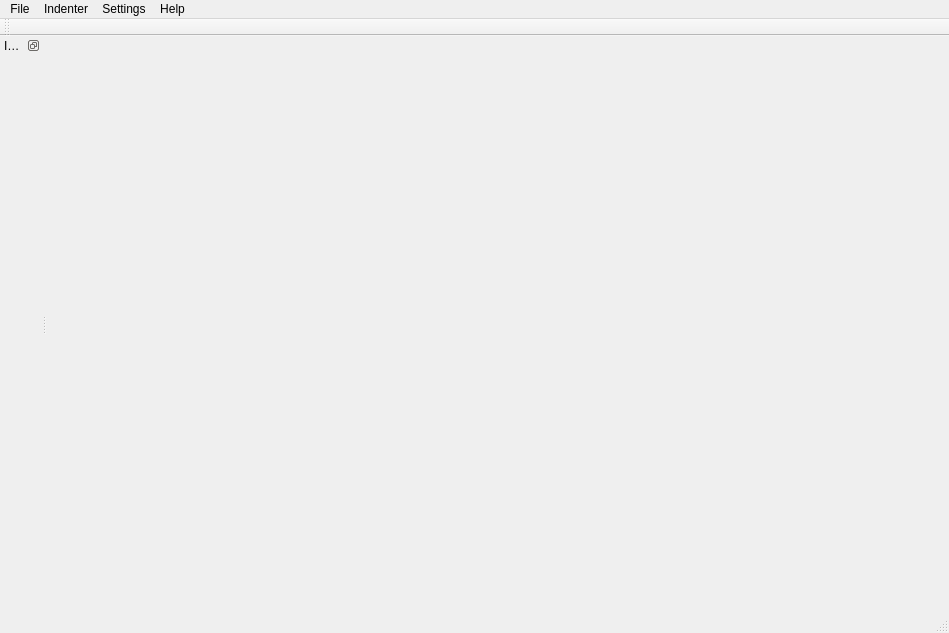
<ui version="4.0" >
 <author>Thomas_-_S</author>
 <class>IndentGui</class>
 <widget class="QMainWindow" name="IndentGui" >
  <property name="geometry" >
   <rect>
    <x>0</x>
    <y>0</y>
    <width>949</width>
    <height>633</height>
   </rect>
  </property>
  <property name="windowTitle" >
   <string>UniversalIndentGUI</string>
  </property>
  <property name="windowIcon" >
   <iconset resource="../resources/Icons.qrc" >:/mainWindow/icon2.png</iconset>
  </property>
  <widget class="QWidget" name="centralwidget" >
   <layout class="QHBoxLayout" >
    <property name="margin" >
     <number>0</number>
    </property>
    <property name="spacing" >
     <number>6</number>
    </property>
    <item>
     <layout class="QHBoxLayout" >
      <property name="margin" >
       <number>2</number>
      </property>
      <property name="spacing" >
       <number>0</number>
      </property>
     </layout>
    </item>
   </layout>
  </widget>
  <widget class="QStatusBar" name="statusbar" />
  <widget class="QMenuBar" name="menuBar" >
   <property name="geometry" >
    <rect>
     <x>0</x>
     <y>0</y>
     <width>949</width>
     <height>21</height>
    </rect>
   </property>
   <widget class="QMenu" name="menuHelp" >
    <property name="title" >
     <string>Help</string>
    </property>
    <addaction name="actionAbout_UniversalIndentGUI" />
   </widget>
   <widget class="QMenu" name="menuSettings" >
    <property name="title" >
     <string>Settings</string>
    </property>
    <addaction name="actionLive_Indent_Preview" />
    <addaction name="uiGuiSyntaxHighlightningEnabled" />
    <addaction name="uiGuiWhiteSpaceIsVisible" />
    <addaction name="uiGuiIndenterParameterTooltipsEnabled" />
    <addaction name="uiGuiLoadLastOpenedFileOnStartup" />
    <addaction name="actionShowSettings" />
   </widget>
   <widget class="QMenu" name="menuIndenter" >
    <property name="title" >
     <string>Indenter</string>
    </property>
    <addaction name="actionLoad_Indenter_Config_File" />
    <addaction name="actionSave_Indenter_Config_File" />
    <addaction name="actionCreateShellScript" />
   </widget>
   <widget class="QMenu" name="menuFile" >
    <property name="title" >
     <string>File</string>
    </property>
    <widget class="QMenu" name="menuExport" >
     <property name="title" >
      <string>Export</string>
     </property>
     <addaction name="actionExportPDF" />
     <addaction name="actionExportHTML" />
    </widget>
    <widget class="QMenu" name="menuRecently_Opened_Files" >
     <property name="title" >
      <string>Recently Opened Files</string>
     </property>
    </widget>
    <addaction name="actionOpen_Source_File" />
    <addaction name="menuRecently_Opened_Files" />
    <addaction name="separator" />
    <addaction name="actionSave_Source_File" />
    <addaction name="actionSave_Source_File_As" />
    <addaction name="separator" />
    <addaction name="menuExport" />
    <addaction name="actionExit" />
   </widget>
   <addaction name="menuFile" />
   <addaction name="menuIndenter" />
   <addaction name="menuSettings" />
   <addaction name="menuHelp" />
  </widget>
  <widget class="QDockWidget" name="dockWidget" >
   <property name="sizePolicy" >
    <sizepolicy>
     <hsizetype>3</hsizetype>
     <vsizetype>5</vsizetype>
     <horstretch>0</horstretch>
     <verstretch>0</verstretch>
    </sizepolicy>
   </property>
   <property name="features" >
    <set>QDockWidget::DockWidgetFloatable|QDockWidget::DockWidgetMovable|QDockWidget::NoDockWidgetFeatures</set>
   </property>
   <property name="allowedAreas" >
    <set>Qt::LeftDockWidgetArea|Qt::NoDockWidgetArea|Qt::RightDockWidgetArea</set>
   </property>
   <property name="windowTitle" >
    <string>Indenter Parameter</string>
   </property>
   <attribute name="dockWidgetArea" >
    <number>1</number>
   </attribute>
   <widget class="QWidget" name="dockWidgetContents" >
    <layout class="QHBoxLayout" >
     <property name="margin" >
      <number>0</number>
     </property>
     <property name="spacing" >
      <number>6</number>
     </property>
     <item>
      <layout class="QVBoxLayout" >
       <property name="margin" >
        <number>0</number>
       </property>
       <property name="spacing" >
        <number>0</number>
       </property>
      </layout>
     </item>
    </layout>
   </widget>
  </widget>
  <widget class="QToolBar" name="toolBar" >
   <property name="contextMenuPolicy" >
    <enum>Qt::PreventContextMenu</enum>
   </property>
   <property name="windowTitle" >
    <string>Main Toolbar</string>
   </property>
   <property name="orientation" >
    <enum>Qt::Horizontal</enum>
   </property>
   <property name="iconSize" >
    <size>
     <width>16</width>
     <height>16</height>
    </size>
   </property>
   <property name="toolButtonStyle" >
    <enum>Qt::ToolButtonTextBesideIcon</enum>
   </property>
   <attribute name="toolBarArea" >
    <number>4</number>
   </attribute>
  </widget>
  <action name="actionOpen_Source_File" >
   <property name="icon" >
    <iconset resource="../resources/Icons.qrc" >:/mainWindow/document-open.png</iconset>
   </property>
   <property name="text" >
    <string>Open Source File</string>
   </property>
   <property name="statusTip" >
    <string>Opens a dialog for selecting a source code file.</string>
   </property>
   <property name="shortcut" >
    <string>Ctrl+O</string>
   </property>
  </action>
  <action name="actionSave_Source_File" >
   <property name="icon" >
    <iconset resource="../resources/Icons.qrc" >:/mainWindow/document-save.png</iconset>
   </property>
   <property name="text" >
    <string>Save Source File</string>
   </property>
   <property name="statusTip" >
    <string>Saves the currently shown source code to the last opened or saved source file.</string>
   </property>
   <property name="shortcut" >
    <string>Ctrl+S</string>
   </property>
  </action>
  <action name="actionSave_Source_File_As" >
   <property name="icon" >
    <iconset resource="../resources/Icons.qrc" >:/mainWindow/document-save-as.png</iconset>
   </property>
   <property name="text" >
    <string>Save Source File As</string>
   </property>
   <property name="statusTip" >
    <string>Opens a file dialog to save the currently shown source code.</string>
   </property>
  </action>
  <action name="actionLoad_Indenter_Config_File" >
   <property name="icon" >
    <iconset resource="../resources/Icons.qrc" >:/mainWindow/load_indent_cfg.png</iconset>
   </property>
   <property name="text" >
    <string>Load Indenter Config File</string>
   </property>
   <property name="statusTip" >
    <string>Opens a file dialog to load the original config file of the indenter.</string>
   </property>
   <property name="shortcut" >
    <string>Alt+O</string>
   </property>
  </action>
  <action name="actionSave_Indenter_Config_File" >
   <property name="icon" >
    <iconset resource="../resources/Icons.qrc" >:/mainWindow/save_indent_cfg.png</iconset>
   </property>
   <property name="text" >
    <string>Save Indenter Config File</string>
   </property>
   <property name="statusTip" >
    <string>Opens a dialog to save the current indenter configuration to a file.</string>
   </property>
   <property name="shortcut" >
    <string>Alt+S</string>
   </property>
  </action>
  <action name="actionAbout_UniversalIndentGUI" >
   <property name="icon" >
    <iconset resource="../resources/Icons.qrc" >:/mainWindow/info.png</iconset>
   </property>
   <property name="text" >
    <string>About UniversalIndentGUI</string>
   </property>
   <property name="statusTip" >
    <string>Shows info about UniversalIndentGUI.</string>
   </property>
  </action>
  <action name="actionExit" >
   <property name="icon" >
    <iconset resource="../resources/Icons.qrc" >:/mainWindow/system-log-out.png</iconset>
   </property>
   <property name="text" >
    <string>Exit</string>
   </property>
   <property name="statusTip" >
    <string>Quits the UniversalIndentGUI.</string>
   </property>
   <property name="shortcut" >
    <string>Ctrl+Q</string>
   </property>
  </action>
  <action name="actionExportPDF" >
   <property name="icon" >
    <iconset resource="../resources/Icons.qrc" >:/mainWindow/exportpdf.png</iconset>
   </property>
   <property name="text" >
    <string>PDF</string>
   </property>
   <property name="statusTip" >
    <string>Export the currently visible source code as PDF document</string>
   </property>
  </action>
  <action name="actionExportHTML" >
   <property name="icon" >
    <iconset resource="../resources/Icons.qrc" >:/mainWindow/exporthtml.png</iconset>
   </property>
   <property name="text" >
    <string>HTML</string>
   </property>
   <property name="statusTip" >
    <string>Export the currently visible source code as HTML document</string>
   </property>
  </action>
  <action name="uiGuiIndenterParameterTooltipsEnabled" >
   <property name="checkable" >
    <bool>true</bool>
   </property>
   <property name="checked" >
    <bool>true</bool>
   </property>
   <property name="icon" >
    <iconset resource="../resources/Icons.qrc" >:/mainWindow/tooltip.png</iconset>
   </property>
   <property name="text" >
    <string>Parameter Tooltips</string>
   </property>
   <property name="statusTip" >
    <string>If checked, tool tips will show up if the mouse cursor remains over an indenter parameter for a while.</string>
   </property>
  </action>
  <action name="actionLive_Indent_Preview" >
   <property name="checkable" >
    <bool>true</bool>
   </property>
   <property name="icon" >
    <iconset resource="../resources/Icons.qrc" >:/mainWindow/live-preview.png</iconset>
   </property>
   <property name="text" >
    <string>Live Indent Preview</string>
   </property>
   <property name="shortcut" >
    <string>Ctrl+L</string>
   </property>
   <property name="visible" >
    <bool>false</bool>
   </property>
  </action>
  <action name="uiGuiSyntaxHighlightningEnabled" >
   <property name="checkable" >
    <bool>true</bool>
   </property>
   <property name="checked" >
    <bool>true</bool>
   </property>
   <property name="icon" >
    <iconset resource="../resources/Icons.qrc" >:/mainWindow/syntax-highlight.png</iconset>
   </property>
   <property name="text" >
    <string>Syntax Highlighting</string>
   </property>
   <property name="iconText" >
    <string>Syntax Highlighting</string>
   </property>
   <property name="toolTip" >
    <string>Enables or disables syntax highlighting for the source code.</string>
   </property>
   <property name="statusTip" >
    <string>By enabling special key words of the source code are highlighted.</string>
   </property>
  </action>
  <action name="uiGuiWhiteSpaceIsVisible" >
   <property name="checkable" >
    <bool>true</bool>
   </property>
   <property name="text" >
    <string>White Space Visible</string>
   </property>
   <property name="iconText" >
    <string>White Space Visible</string>
   </property>
   <property name="toolTip" >
    <string>Set white space visible</string>
   </property>
   <property name="statusTip" >
    <string>Enables or disables diplaying of white space characters in the editor.</string>
   </property>
   <property name="visible" >
    <bool>false</bool>
   </property>
  </action>
  <action name="uiGuiLoadLastOpenedFileOnStartup" >
   <property name="checkable" >
    <bool>true</bool>
   </property>
   <property name="checked" >
    <bool>true</bool>
   </property>
   <property name="text" >
    <string>Auto Open Last File</string>
   </property>
   <property name="toolTip" >
    <string>Auto open last source file on startup</string>
   </property>
   <property name="statusTip" >
    <string>If selected opens last source code file on startup</string>
   </property>
   <property name="visible" >
    <bool>false</bool>
   </property>
  </action>
  <action name="actionShowSettings" >
   <property name="icon" >
    <iconset resource="../resources/Icons.qrc" >:/mainWindow/preferences-system.png</iconset>
   </property>
   <property name="text" >
    <string>Settings</string>
   </property>
   <property name="iconText" >
    <string>Settings</string>
   </property>
   <property name="toolTip" >
    <string>Opens the settings dialog</string>
   </property>
   <property name="statusTip" >
    <string>Opens the settings dialog, to set language etc.</string>
   </property>
  </action>
  <action name="actionCreateShellScript" >
   <property name="icon" >
    <iconset resource="../resources/Icons.qrc" >:/mainWindow/shell.png</iconset>
   </property>
   <property name="text" >
    <string>Create Indenter Call Shell Script</string>
   </property>
   <property name="toolTip" >
    <string>Create a shell script that calls the current selected indenter for formatting an as parameter given file with the current indent settings</string>
   </property>
   <property name="statusTip" >
    <string>Create a shell script that calls the current selected indenter for formatting an as parameter given file with the current indent settings</string>
   </property>
  </action>
  <action name="actionDummyAction" >
   <property name="text" >
    <string>dummyAction</string>
   </property>
  </action>
 </widget>
 <resources>
  <include location="../resources/Icons.qrc" />
 </resources>
 <connections>
  <connection>
   <sender>actionExit</sender>
   <signal>activated()</signal>
   <receiver>IndentGui</receiver>
   <slot>close()</slot>
   <hints>
    <hint type="sourcelabel" >
     <x>-1</x>
     <y>-1</y>
    </hint>
    <hint type="destinationlabel" >
     <x>399</x>
     <y>299</y>
    </hint>
   </hints>
  </connection>
 </connections>
</ui>
